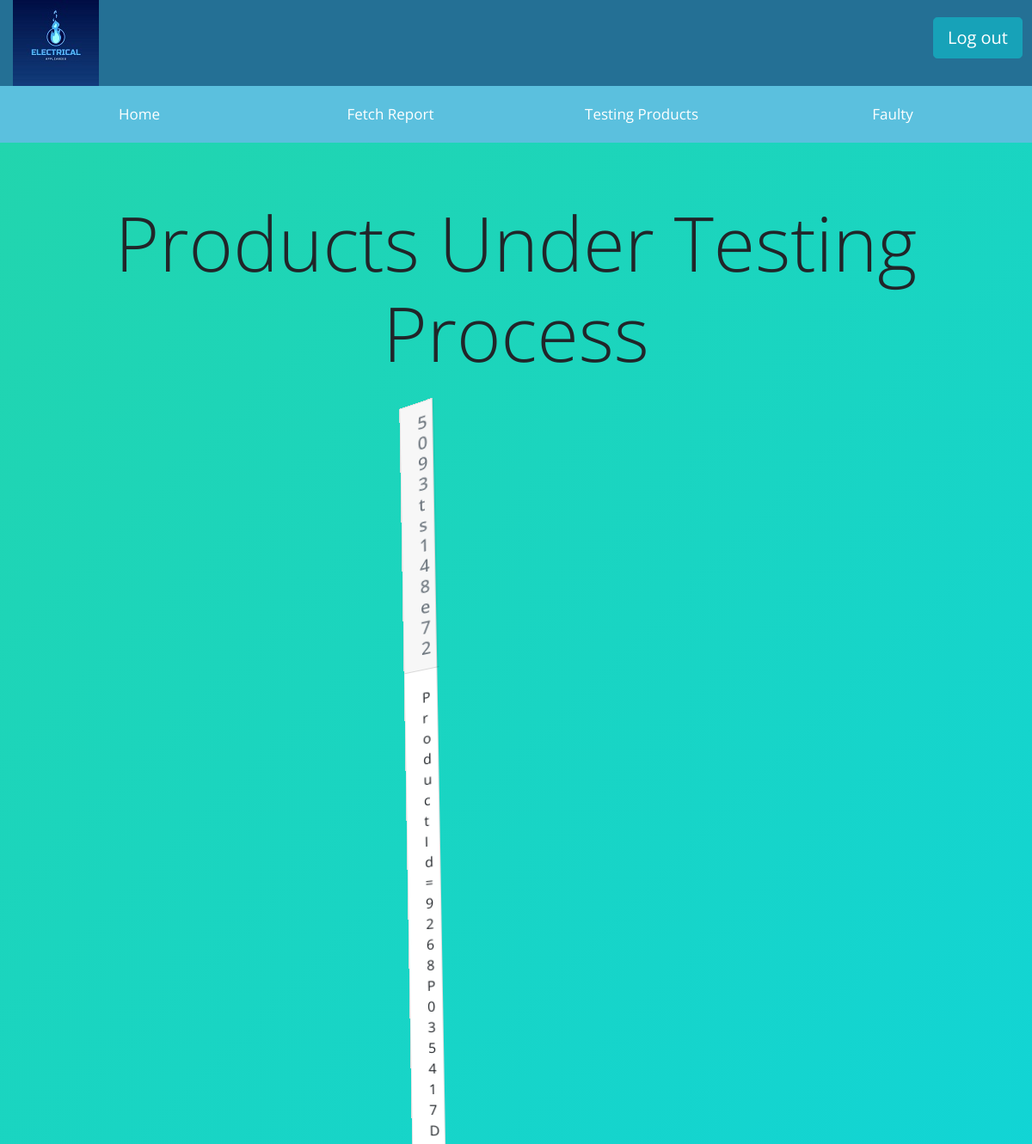
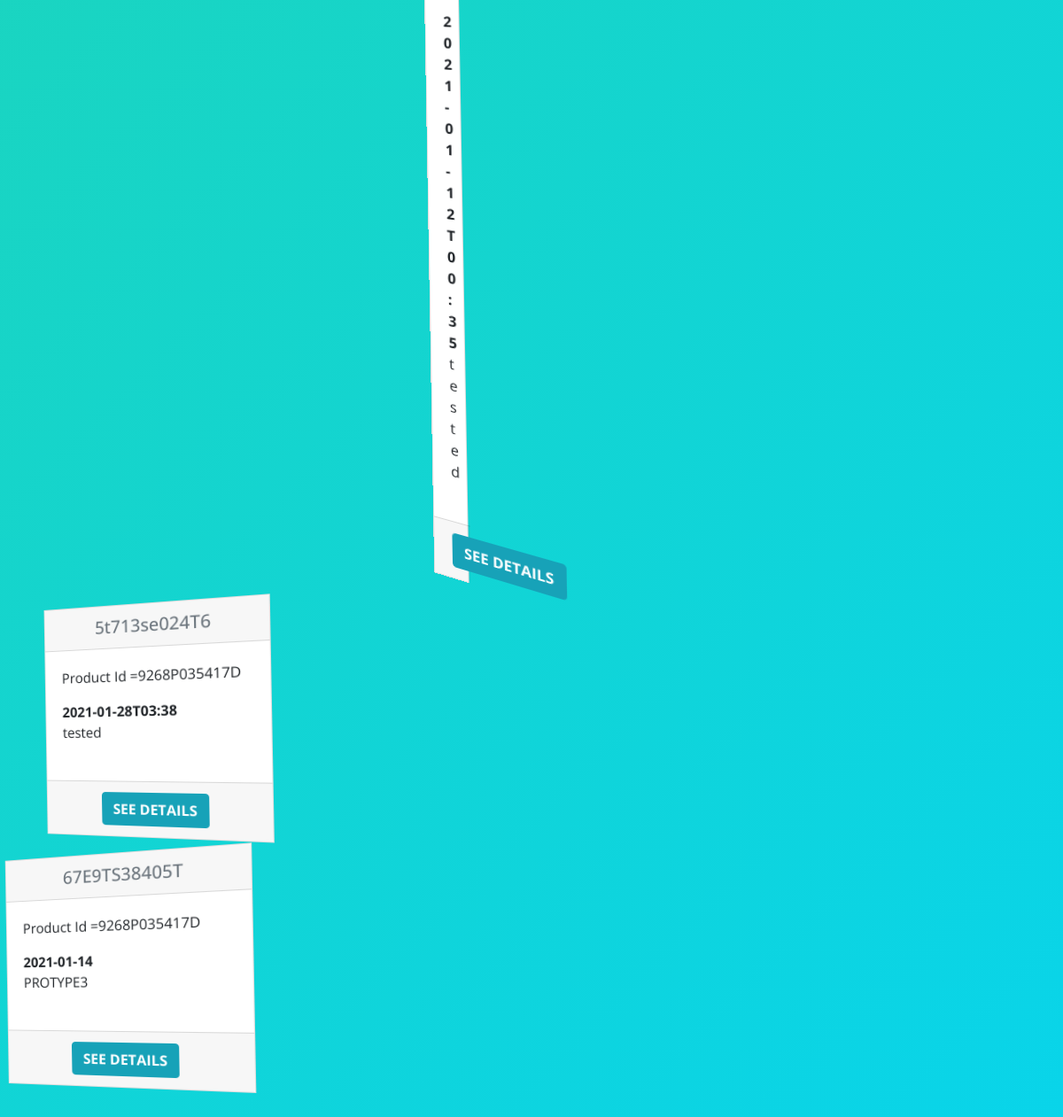
/products.php, run on the app's committed database (2 pictures, top to bottom).
### tables this page shows
CREATE TABLE `testing_record_table` (
  `Testing_Id` varchar(100) NOT NULL,
  `Product_Id` varchar(100) NOT NULL,
  `Test_name` varchar(100) NOT NULL,
  `Date_col` varchar(50) NOT NULL,
  `Product_type` varchar(100) NOT NULL,
  `Prdouct_status` varchar(100) NOT NULL,
  `Tester_name` varchar(100) NOT NULL,
  `Reviews` varchar(100) NOT NULL
);

### products.php (the view, shortened to what this page needs)
<!DOCTYPE html>
<html>
<head>
<link
    rel="stylesheet"
    href="https://cdnjs.cloudflare.com/ajax/libs/animate.css/4.1.1/animate.min.css"
  />
    <link rel="stylesheet" href="https://maxcdn.bootstrapcdn.com/bootstrap/4.0.0/css/bootstrap.min.css">
</head>
<body>
<div class="container-fluid" id="div3">
        <div class="row">
            <div class="col-sm-5">
                <img src="logo2.jpeg" alt="logo">
            </div>
            <div class="col-sm-2">
                </div>
                <div class="col-sm-5">
<a href="#" class="btn btn-info btn-lg" id="btnn">
          <span class="glyphicon glyphicon-log-out"></span> Log out
        </a>
                </div>
    </div>
</div>
<div class="navbar">
  <a class="active" href="home.php">Home</a>
  <a href="Report_page.php">Fetch Report</a>
  <a href="products.php">Testing Products</a>
  <a href="faulty.php">Faulty</a>
</div>
<section>
	<div class="container">
		<div class="row">
			<div class="mx-auto">
				<div class="col-lg-12">
					<h3 class="display-2 heading-big heading-big-square text-center">Products Under Testing Process</h1>
				</div>
			</div>
		</div>
	</div>
	<div class="container">
		<div class="row">
			<div class="mx-auto">
				<div class="col-lg-12">
					<?php
$conn = new mysqli("localhost","root","","lab_automation_new");
$sql = "SELECT * from testing_record_table";
$result = $conn->query($sql);
while ($row = $result->fetch_array()) {
	$testid = $row['Testing_Id'];
	$proid = $row['Product_Id'];
	$date = $row['Date_col'];
	$stat = $row['Prdouct_status'];
	?>
					<div class="text-center my-3">
						<div class="card-deck no-gutters">
							<div class="col-12 col-sm-6 col-md-6 col-lg-3">
								<div class="card h-100 mb-4">
									<div class="card-header">
										<h5 class="card-title m-0 p-0 font-weight-bolder text-secondary"><?php echo $testid; ?></h5>
									</div>
									<div class="card-body text-left">
										<p class="card-text">Product Id =<?php echo $proid;  ?> </p>
										<span class="font-lead-base font-weight-bold"><?php  echo $date;?></span>
										<div class="promotion-promo"><?php echo $stat;  ?></div>
									</div>
									<div class="card-footer"><a href="#" class="btn btn-info">See Details</a></div>
								</div>
							</div>
			</div>
		</div>
	</div>
</div>
</div>
<?php
}
?>
</section>
</body>
</html>

### products.php (style rules this page uses)
body { background-color: yellow; font-family: 'Open Sans', Arial, Verdana; }
section { padding-top: 2rem; padding-bottom: 2rem; }
body { font-family: "Open Sans", -apple-system, BlinkMacSystemFont, "Segoe UI", Roboto, Oxygen-Sans, Ubuntu, Cantarell, "Helvetica Neue", Helvetica, Arial, sans-serif; }
.navbar { width: 100%; background-color: #5bc0de; overflow: auto; }
.navbar a { float: left; padding: 12px; color: white; text-decoration: none; font-size: 17px; width: 25%; text-align: center; }
#btnn { position: relative; margin-left: 370px; margin-top: 20px; }
#div3 { background-color: #247095; height: 100px; width: 100%; position: relative; }
body { background: linear-gradient(-45deg, #4d7688, #247095, #00d4ff, #23d5ab); background-size: 400% 400%; animation: gradient 15s ease infinite; }

### data on the page
testing_record_table: Testing_Id "5093ts148e72", Product_Id "9268P035417D", Date_col "2021-01-12T00:35", Prdouct_status "tested"
testing_record_table: Testing_Id "5t713se024T6", Product_Id "9268P035417D", Date_col "2021-01-28T03:38", Prdouct_status "tested"
testing_record_table: Testing_Id "67E9TS38405T", Product_Id "9268P035417D", Date_col "2021-01-14", Prdouct_status "PROTYPE3"
